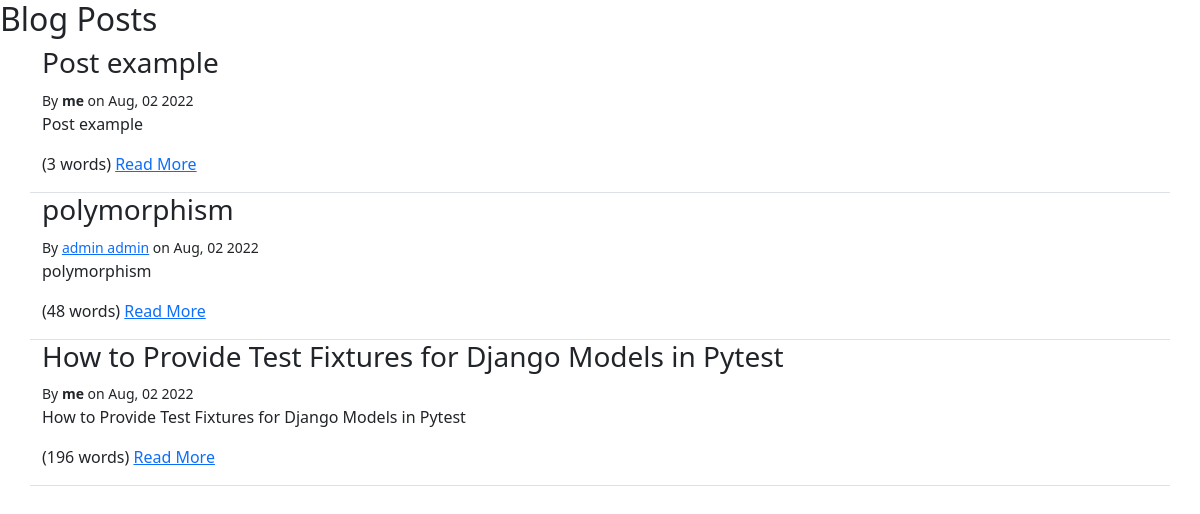
Screenshot of /blog/ (signed in) with the database file from the repository.
### blog/models.py (models this page shows, shortened)
class Post(models.Model):
    author = models.ForeignKey(settings.AUTH_USER_MODEL, on_delete=models.PROTECT)
    created_at = models.DateTimeField(auto_now_add=True)
    modified_at = models.DateTimeField(auto_now_add=True)
    published_at = models.DateTimeField(blank=True, null=True)
    title = models.TextField(max_length=100)
    slug = models.SlugField()
    summary = models.TextField(max_length=500)
    content = models.TextField()
    tags = models.ManyToManyField(Tag, related_name='posts')
    comments = GenericRelation(Comment)

### blog/views.py (the view)
# urls.py: path('', views.index),
def index(request):
    posts = Post.objects.all()[:10]
    context = {'posts': posts}
    return render(request, 'blog/index.html', context=context)

### blog/templatetags/blog_extras.py (called while the page is built)
@register.simple_tag(name='row')
def row(extends = ''):
    return format_html('<div class="row {}">', extends)

@register.simple_tag(name='endrow')
def endrow():
    return format_html('</div>')

@register.simple_tag(name='col')
def col(extends = ''):
    return format_html('<div class="col {}">', extends)

@register.simple_tag(name='endcol')
def endcol():
    return format_html('</div>')

@register.filter
def author_details(author, current_user=None):
    if not isinstance(author, user_model):
        return ""
    if author == current_user:
        return format_html("<strong>me</strong>")
    if author.first_name and author.last_name:
        name = f"{author.first_name} {author.last_name}"
    else:
       name = f"{author.username}"
    if author.email != None:
        email = author.email
        prefix = format_html('<a href="mailto:{}">', email)
        suffix = format_html("</a>")
    else:
        prefix = ""
        suffix = ""
    return format_html("{}{}{}", prefix, name, suffix)

### blog/templates/blog/index.html
{% extends "base.html" %}
{% load blog_extras %}
{% block content%}
<h2>Blog Posts</h2>
<div class="container">
    {% for post in posts %}
        {% row "border-bottom" %}
            {% col %}
                <h3>{{ post.title }}</h3>
                {% include "blog/post-byline.html" %}
                <p>{{ post.summary }}</p>
                <p>
                    ({{ post.content|wordcount }} words)
                    <a href="{% url 'blog-post-detail' post.slug%}">Read More</a>
                </p>
            {% endcol %}
        {% endrow %}
    {% endfor %}
</div>
{% endblock %}

### blog/templates/blog/post-byline.html
{% load blog_extras %}
<small>
    By {{ post.author|author_details:request.user }}
    on {{post.published_at|date:"M, d Y" }}
</small>

### rows the page displays
Post: title "Post example", author|author_details "me", published_at "Aug, 02 2022", summary "Post example", content "3"
Post: title "polymorphism", author|author_details "admin admin", published_at "Aug, 02 2022", summary "polymorphism", content "48"
Post: title "How to Provide Test Fixtures for Django Models in Pytest", author|author_details "me", published_at "Aug, 02 2022", summary "How to Provide Test Fixtures for Django Models in Pytest", content "196"
